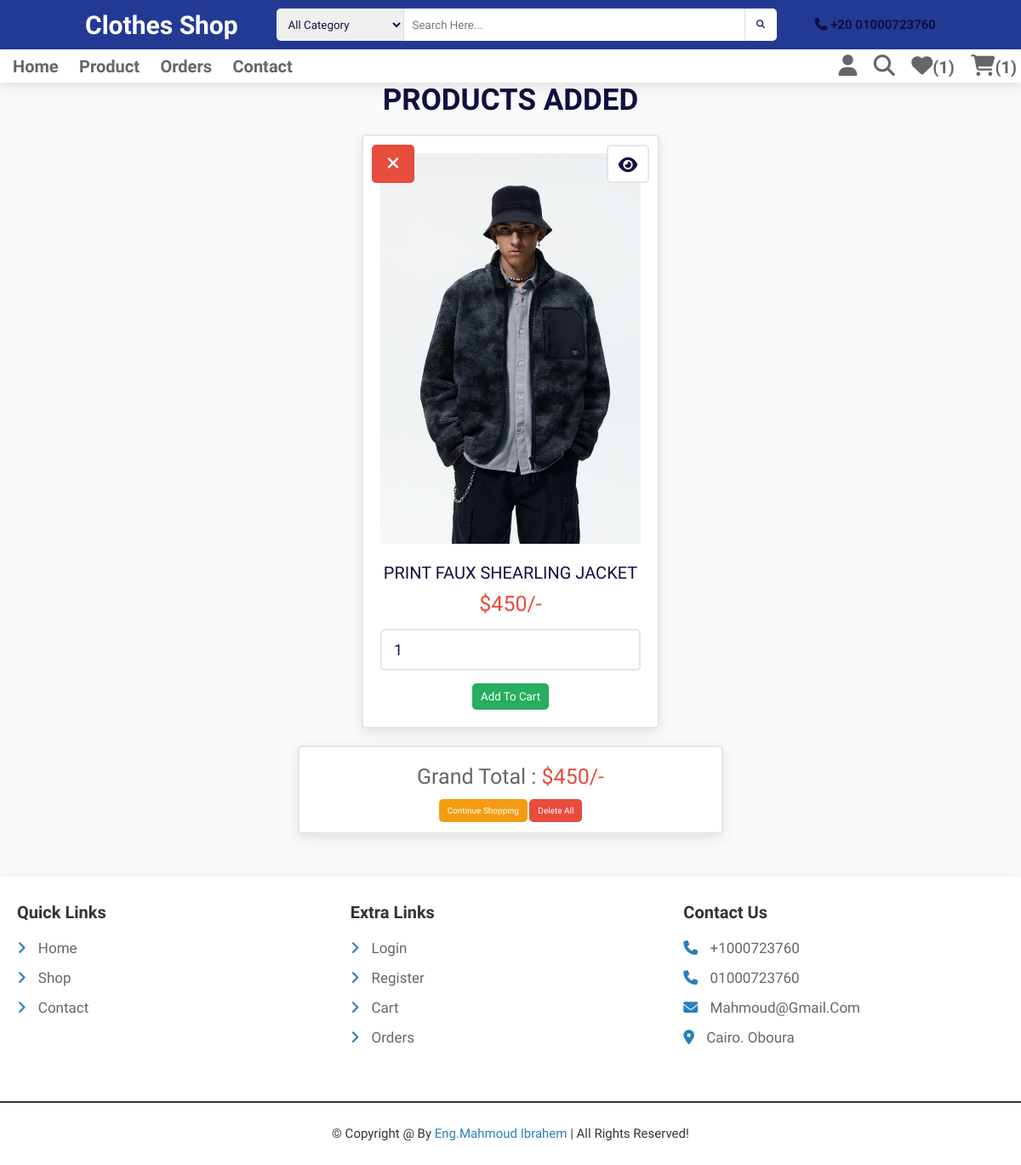
The page /wishlist.php (signed in) on the database its author committed.
### tables this page shows
CREATE TABLE `wishlist` (
  `id` int(100) NOT NULL,
  `user_id` int(100) NOT NULL,
  `pid` int(100) NOT NULL,
  `name` varchar(100) NOT NULL,
  `price` int(100) NOT NULL,
  `image` varchar(100) NOT NULL
);

### wishlist.php (the view, shortened to what this page needs)
<?php
@include 'config.php';
$user_id = $_SESSION['user_id'];
?>
<!DOCTYPE html>
<html lang="en">
<head>
   <link rel="stylesheet" href="https://cdnjs.cloudflare.com/ajax/libs/font-awesome/6.1.1/css/all.min.css">
   <link rel="stylesheet" href="css/style.css">
   <link rel="stylesheet" href="css/index.css">
</head>
<body>
<?php include 'header.php'; ?>
<section class="wishlist">
   <h1 class="title">products added</h1>
   <div class="box-container">
   <?php
      $grand_total = 0;
      $select_wishlist = $conn->prepare("SELECT * FROM `wishlist` WHERE user_id = ?");
      $select_wishlist->execute([$user_id]);
      if($select_wishlist->rowCount() > 0){
         while($fetch_wishlist = $select_wishlist->fetch(PDO::FETCH_ASSOC)){
   ?>
   <form action="" method="POST" class="box">
      <a href="wishlist.php?delete=<?= $fetch_wishlist['id']; ?>" class="fas fa-times" onclick="return confirm('delete this from wishlist?');"></a>
      <a href="view_page.php?pid=<?= $fetch_wishlist['pid']; ?>" class="fas fa-eye"></a>
      <img src="uploaded_img/<?= $fetch_wishlist['image']; ?>" alt="">
      <div class="name"><?= $fetch_wishlist['name']; ?></div>
      <div class="price">$<?= $fetch_wishlist['price']; ?>/-</div>
      <input type="number" min="1" value="1" class="qty" name="p_qty">
      <input type="submit" value="add to cart" name="add_to_cart" class="btn">
   </form>
   <?php
      $grand_total += $fetch_wishlist['price'];
      }
   }else{
      echo '<p class="empty">your wishlist is empty</p>';
   }
   ?>
   </div>
   <div class="wishlist-total">
      <p>grand total : <span>$<?= $grand_total; ?>/-</span></p>
      <a href="shop.php" class="option-btn">continue shopping</a>
      <a href="wishlist.php?delete_all" class="delete-btn <?= ($grand_total > 1)?'':'disabled'; ?>">delete all</a>
   </div>
</section>
<?php include 'footer.php'; ?>
</body>
</html>

### css/style.css (style rules this page uses)
.wishlist .box-container { display: grid; grid-template-columns: repeat(auto-fit, 35rem); gap:1.5rem; justify-content: center; align-items: flex-start; }
.wishlist .box-container .box { padding:2rem; text-align: center; border:var(--border); background-color: var(--white); box-shadow: var(--box-shadow); border-radius: .5rem; position: relative; }
.wishlist .box-container .box .price { padding:1rem 0; color:var(--red); font-size: 2.5rem; }
.wishlist .box-container .box .fa-eye { position: absolute; top:1rem; right:1rem; border-radius: .5rem; height: 4.5rem; line-height: 4.3rem; width: 5rem; border:var(--border); color:var(--black); font-size: 2rem; background-color: var(--white); }
.wishlist .box-container .box .fa-times { position: absolute; top:1rem; left:1rem; border-radius: .5rem; height: 4.5rem; line-height: 4.3rem; width: 5rem; color:var(--white); font-size: 2rem; background-color: var(--red); }
.wishlist .box-container .box img { width: 100%; margin-bottom: 1rem; }
.wishlist .box-container .box .name { font-size: 2rem; color:var(--black); padding-top: 1rem; }
.wishlist .box-container .box .qty { margin:.5rem 0; border-radius: .5rem; padding:1.2rem 1.4rem; font-size: 1.8rem; color:var(--black); border:var(--border); width: 100%; }
.wishlist .wishlist-total { max-width: 50rem; margin: 0 auto; margin-top: 2rem; padding:2rem; text-align: center; border:var(--border); background-color: var(--white); box-shadow: var(--box-shadow); border-radius: .5rem; }
.wishlist .wishlist-total p { margin-bottom: 2rem; font-size: 2.5rem; color:var(--light-color); }
.wishlist .wishlist-total p span { color:var(--red); }

### css/index.css (style rules this page uses)
:root { --blue: #233a95; --black:#130f40; --light-color:#666; --box-shadow:0 .5rem 1.5rem rgba(0,0,0,.1); --border:.2rem solid rgba(0,0,0,.1); --outline:.1rem solid rgba(0,0,0,.1); --outline-hover:.2rem solid var(--black); }
:root { --header-height: 3.5rem; --first-color: hsl(36, 72%, 48%); --first-color-alt: hsl(36, 72%, 44%); --black-color:hsl(206, 12%, 12%); --card-color: hsl(0, 0%, 90%); --title-color: hsl(206, 12%, 12%); --text-color: hsl(206, 4%, 42%); --text-color-light: hsl(206, 4%, 75%); --body-color: hsl(206, 4%, 97%); --container-color: #fff; --body-font: 'Battambang', cursive; --biggest-font-size: 2.25rem; --h1-font-size: 1.5rem; --h2-font-size: 1.25rem; --h3-font-size: 1rem; --normal-font-size: .938rem; --small-font-size: .813rem; --smaller-font-size: .75rem; --font-bold: 700; --z-tooltip: 10; --z-fixed: 100; }
body { background-color: rgb(249 250 251); position: relative; }
* { font-family: 'Battambang', cursive; margin:0; padding:0; box-sizing: border-box; outline: none; border:none; text-decoration: none; text-transform: capitalize; transition: all .3s linear; list-style-type: none; }
html { font-size: 62.5%; overflow-x: hidden; scroll-behavior: smooth; scroll-padding-top: 7rem; }

### css/components.css (style rules this page uses)
:root { --green:#27ae60; --orange:#f39c12; --red:#e74c3c; --black:#333; --light-color:#666; --white:#fff; --light-bg:#f6f6f6; --border:.2rem solid var(--black); --box-shadow:0 .5rem 1rem rgba(0,0,0,.1); }
* { font-family: 'Rubik', sans-serif; margin:0; padding:0; box-sizing: border-box; outline: none; border:none; text-decoration: none; color:var(--black); }
body { background-color: var(--light-bg); }
html { font-size: 62.5%; overflow-x: hidden; scroll-behavior: smooth; scroll-padding-top: 6.5rem; }
section { padding:3rem 2rem; max-width: 1200px; margin:0 auto; }
.btn, .delete-btn, .option-btn { margin-top: 1rem; border-radius: .5rem; color:var(--white); padding:0.8rem 1rem; text-transform: capitalize; cursor: pointer; text-align: center; }
.btn { background-color: var(--green); }
.delete-btn { background-color: var(--red); }
.option-btn { background-color: var(--orange); }
.title { text-align: center; margin-bottom: 2rem; text-transform: uppercase; color:var(--black); font-size: 3.5rem; }

### rows shown on the page
wishlist: image (picture), name "PRINT FAUX SHEARLING JACKET", price "450"

### other values the page prints
$count_wishlist_items->rowCount() "1"
$count_cart_items->rowCount() "1"
$grand_total "450"
